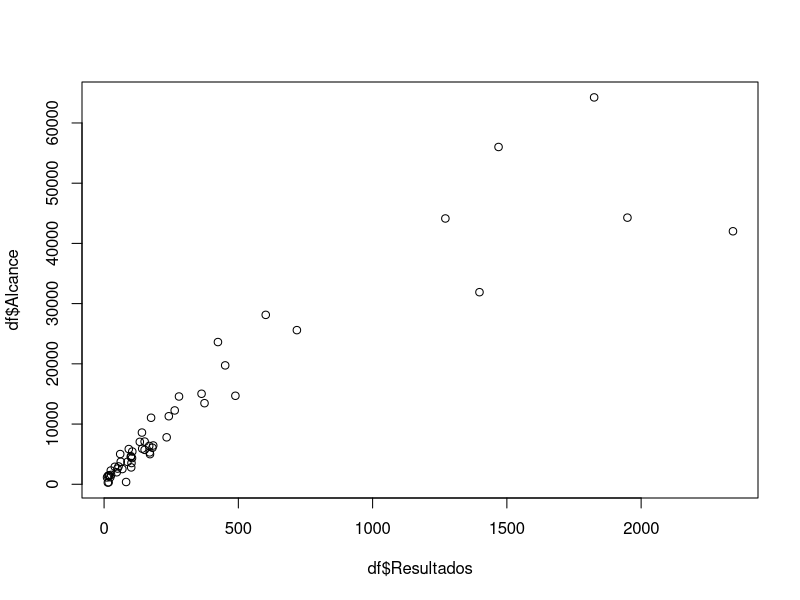
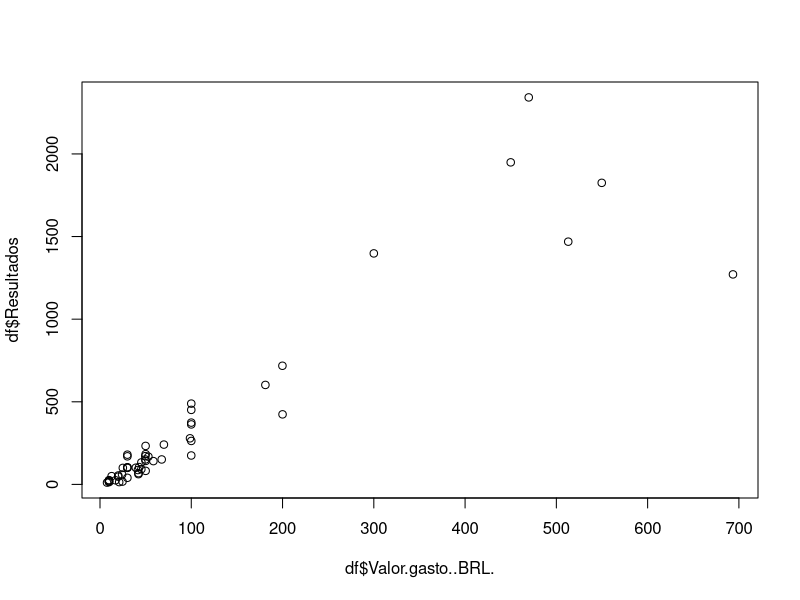

Generate these figures, in order, with R: (Note: this script raises an error after producing the figures.)
### Load data
df = read.csv("./data/cmkbr_full.csv", header = TRUE, sep = ",")

### prepare data
names <- df$Nome.da.campanha
ID <- df$ID
df <- df[,-c(1:2)]
df <- df[-c(17,42),] ## Outliers

### exploratory analysis
cor(df)
plot(df$Alcance ~ df$Resultados)
plot(df$Resultados ~ df$Valor.gasto..BRL.)
summary(df)
var(df)
sd(df)

### regression model for Resultados(CLicks)
model <- lm(df$Resultados ~ df$Valor.gasto..BRL.)
model 

teste <- data.frame(x=names[-c(17,42)])
predict <- predict(model, teste)

plot(df$Valor.gasto..BRL., 
     df$Resultados, 
     xlab = "Valor gasto na Campanha (R$)",
     ylab = "Clicks em Links",
     type = "p",
     col = "blue",
     pch=1,
     cex=1.5,
     main = "Regression Model for Facebook")
points(df$Valor.gasto..BRL., predict, type="p", col="red", pch=4)
abline(model, lwd=1, col='red')
legend("topright", c("y", "y_estimado"), pch=c(1,4), col=c("blue", "red"))

### regression model for Alcance(Público alcançado)
model2 <- lm(df$Alcance ~ df$Valor.gasto..BRL.)
model2 

teste2 <- data.frame(x=names[-c(17,42)])
predict2 <- predict(model2, teste2)

plot(df$Valor.gasto..BRL., 
     df$Alcance, 
     xlab = "Valor gasto na Campanha (R$)",
     ylab = "Alcance de Público",
     type = "p",
     col = "blue",
     pch=1,
     cex=1.5,
     main = "Regression Model for Facebook")
points(df$Valor.gasto..BRL., predict2, type="p", col="red", pch=4)
abline(model2, lwd=1, col='red')
legend("topright", c("y", "y_estimado"), pch=c(1,4), col=c("blue", "red"))



